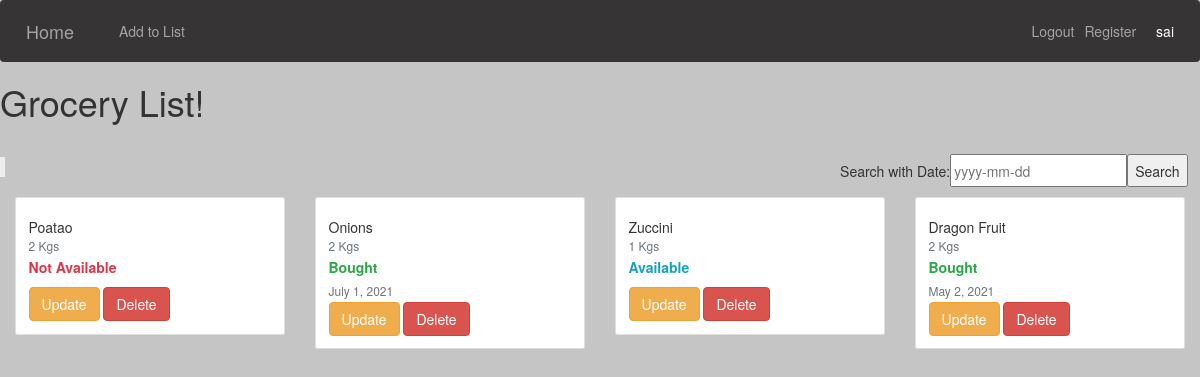
Before: / (signed in) with the older database file.
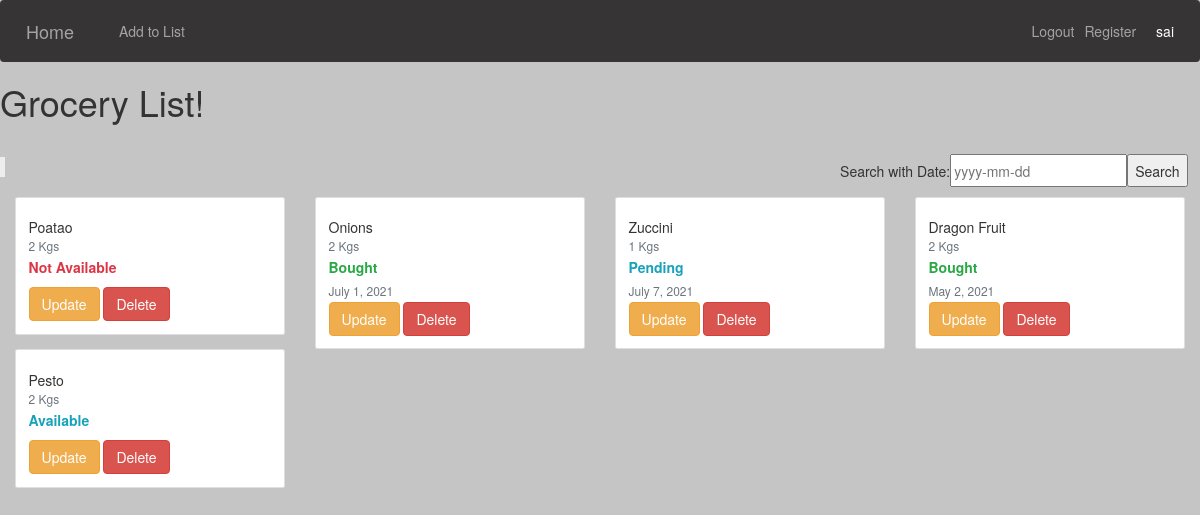
After: the same page with the newer database file.
### shopping/models.py (models this page shows, shortened)
class Cart_list(models.Model):
    user = models.ForeignKey(User, on_delete=models.CASCADE,blank =True,null =True)
    item_name = models.CharField( max_length=100)
    item_quantity = models.IntegerField()
    item_status = models.CharField( max_length=20,choices = status,default = 'available')
    date = models.DateField( auto_now=False, auto_now_add=False)

### shopping/views.py (the view)
# urls.py: path('', CartListView.as_view(),name='index'),
class CartListView(LoginRequiredMixin,ListView):
    model = Cart_list
    context_object_name = 'item'
    template_name='shopping/index.html'
    def get_context_data(self, **kwargs):
        context = super().get_context_data(**kwargs)
        context["item"] = context['item'].filter(user=self.request.user)
        search_input = self.request.GET.get('search-area') or ''
        if search_input:
            context['item'] = context['item'].filter(
                date__startswith=search_input)
        context['search_input'] = search_input
        return context

### templates/shopping/index.html (shortened to what this page needs)
{% extends 'shopping/base.html' %}
{% block content %}
<!DOCTYPE html>
<html lang="en">
<head>
</head>
<body>
<h1>Grocery List!</h1>
    <div class="card-body">
        <form method="GET" style="margin-top: 10px;display: flex;float: right; ">
            <h5 class="card-title">Search with Date:</h5>
            <input type='text' name='search-area' value="{{search_input}}" placeholder="yyyy-mm-dd">
            <input class="button" type="submit" value='Search'>
        </form>
    </div>
    <blockquote></blockquote>
    {% for i in item %}
        <div class="col-lg-3">
            <div class="card">
                <div class="card-body">
                    <h5 class="card-title">{{i.item_name|safe|title}}</h5>
                    <h6 class="card-subtitle mb-2 text-muted">{{i.item_quantity}} Kgs</h6>
                    {% if i.item_status == 'not available' %}
                    <strong><p class="text-danger"> {{i.item_status|safe|title}}</p></strong>
                    {% elif i.item_status == 'pending' %}
                    <strong><p class="text-info"> {{i.item_status|safe|title}}</p> </strong>
                    <h6 class="card-subtitle mb-2 text-muted">{{i.date}}</h6>
                    {% elif i.item_status == 'bought'%}
                    <strong><p class="text-success"> {{i.item_status|safe|title}}</p></strong>
                    <h6 class="card-subtitle mb-2 text-muted">{{i.date}}</h6>
                    {% else %}
                    <strong><p class="text-info">{{i.item_status|safe|title}}</p></strong>
                    {% endif %}
                    <a class="btn btn-warning" href="{% url 'update' i.id %}">Update</a>
                    <a class="btn btn-danger" href="{% url 'delete' i.id %}">Delete</a>
                </div>
            </div>
        </div>
    {% endfor %}
</body>
</html>
{% endblock content %}

### templates/shopping/base.html (shortened to what this page needs)
<!DOCTYPE html>
<html lang="en">
<head>
    <link rel="stylesheet" href="https://stackpath.bootstrapcdn.com/bootstrap/4.4.1/css/bootstrap.min.css"
>
    <link rel="stylesheet" href="https://maxcdn.bootstrapcdn.com/bootstrap/3.4.0/css/bootstrap.min.css">
</head>
<body>
    <nav class="navbar navbar-expand-lg" style="background-color: #222020de;">
        <a class="navbar-brand" href="{%url 'index' %}" style="color: #a4a5a3">Home</a>
        <div class="collapse navbar-collapse" id="navbarSupportedContent">
            <ul class="navbar-nav mr-auto">
                <li class="nav-item active">
                    <a class="nav-link" href="{%url 'add' %}" style="color: #a4a5a3">Add to List</a>
                </li>
            </ul>
            <span>
                <ul class="navbar-nav rm-auto" style='float: right;'>
                    {% if user.is_authenticated %}
                        <li class="nav-item" style='  margin-left: 0'>
                            <a class="nav-link" href="{% url 'logout' %}" style="color: #a4a5a3">Logout</a>
                        </li>
                        <li class="nav-item" style='  margin-left: 0'>
                            <a class="nav-link" href="{% url 'register' %}" style="color: #a4a5a3">Register</a>
                        </li>
                        <li class="nav-item" style='  margin-left: 15px;margin-top: 15px; color:white;'>
                             {{request.user}}
                        </li>
                    {% else %}
                        <li class="nav-item" style='  margin-left: 0'>
                            <a class="nav-link" href="{% url 'register' %}" style="color: #a4a5a3">Register</a>
                        </li>
                    {% endif %}
                </ul>
            </span>
        </div>
    </nav>
    {% block content %}
    {% endblock content %}
</body>
</html>

### templates/shopping/base.html (style rules this page uses)
body { background-color: rgba(178, 178, 179, 0.753); }

Changed rows visible on the page:
changed Cart_list "Zuccini": date (not shown) → "July 7, 2021"; item_status "Available" → "Pending"
added Cart_list: item_name "Pesto", item_quantity "2", item_status "Available"
